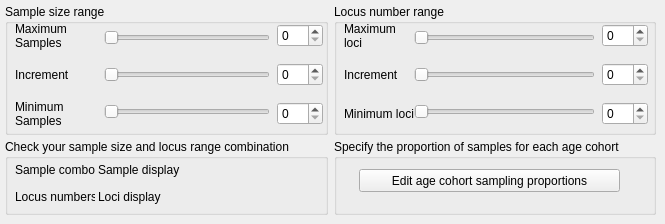
        <widget class="QWidget" name="tab_5">
         <attribute name="title">
          <string>Sampling Strategy specification</string>
         </attribute>
         <widget class="QWidget" name="layoutWidget_14">
          <property name="geometry">
           <rect>
            <x>5</x>
            <y>4</y>
            <width>651</width>
            <height>131</height>
           </rect>
          </property>
          <layout class="QHBoxLayout" name="horizontalLayout_35">
           <item>
            <widget class="QGroupBox" name="groupBox_29">
             <property name="title">
              <string>Sample size range</string>
             </property>
             <widget class="QWidget" name="">
              <property name="geometry">
               <rect>
                <x>272</x>
                <y>10</y>
                <width>46</width>
                <height>121</height>
               </rect>
              </property>
              <layout class="QVBoxLayout" name="verticalLayout_14">
               <item>
                <widget class="QSpinBox" name="spinBox_41"/>
               </item>
               <item>
                <widget class="QSpinBox" name="spinBox_42"/>
               </item>
               <item>
                <widget class="QSpinBox" name="spinBox_40"/>
               </item>
              </layout>
             </widget>
             <widget class="QWidget" name="">
              <property name="geometry">
               <rect>
                <x>10</x>
                <y>15</y>
                <width>91</width>
                <height>111</height>
               </rect>
              </property>
              <layout class="QVBoxLayout" name="verticalLayout_16">
               <item>
                <widget class="QLabel" name="label_62">
                 <property name="text">
                  <string>Maximum Samples</string>
                 </property>
                 <property name="wordWrap">
                  <bool>true</bool>
                 </property>
                </widget>
               </item>
               <item>
                <widget class="QLabel" name="label_63">
                 <property name="text">
                  <string>Increment</string>
                 </property>
                 <property name="wordWrap">
                  <bool>true</bool>
                 </property>
                </widget>
               </item>
               <item>
                <widget class="QLabel" name="label_61">
                 <property name="text">
                  <string>Minimum Samples</string>
                 </property>
                 <property name="wordWrap">
                  <bool>true</bool>
                 </property>
                </widget>
               </item>
              </layout>
             </widget>
             <widget class="QWidget" name="">
              <property name="geometry">
               <rect>
                <x>99</x>
                <y>10</y>
                <width>166</width>
                <height>121</height>
               </rect>
              </property>
              <layout class="QVBoxLayout" name="verticalLayout_15">
               <item>
                <widget class="QSlider" name="horizontalSlider_49">
                 <property name="orientation">
                  <enum>Qt::Horizontal</enum>
                 </property>
                </widget>
               </item>
               <item>
                <widget class="QSlider" name="horizontalSlider_50">
                 <property name="orientation">
                  <enum>Qt::Horizontal</enum>
                 </property>
                </widget>
               </item>
               <item>
                <widget class="QSlider" name="horizontalSlider_48">
                 <property name="orientation">
                  <enum>Qt::Horizontal</enum>
                 </property>
                </widget>
               </item>
              </layout>
             </widget>
            </widget>
           </item>
           <item>
            <widget class="QGroupBox" name="groupBox_30">
             <property name="title">
              <string>Locus number range</string>
             </property>
             <widget class="QWidget" name="">
              <property name="geometry">
               <rect>
                <x>80</x>
                <y>10</y>
                <width>181</width>
                <height>121</height>
               </rect>
              </property>
              <layout class="QVBoxLayout" name="verticalLayout_18">
               <item>
                <widget class="QSlider" name="horizontalSlider_52">
                 <property name="orientation">
                  <enum>Qt::Horizontal</enum>
                 </property>
                </widget>
               </item>
               <item>
                <widget class="QSlider" name="horizontalSlider_53">
                 <property name="orientation">
                  <enum>Qt::Horizontal</enum>
                 </property>
                </widget>
               </item>
               <item>
                <widget class="QSlider" name="horizontalSlider_51">
                 <property name="orientation">
                  <enum>Qt::Horizontal</enum>
                 </property>
                </widget>
               </item>
              </layout>
             </widget>
             <widget class="QWidget" name="">
              <property name="geometry">
               <rect>
                <x>268</x>
                <y>10</y>
                <width>46</width>
                <height>121</height>
               </rect>
              </property>
              <layout class="QVBoxLayout" name="verticalLayout_17">
               <item>
                <widget class="QSpinBox" name="spinBox_44"/>
               </item>
               <item>
                <widget class="QSpinBox" name="spinBox_45"/>
               </item>
               <item>
                <widget class="QSpinBox" name="spinBox_43"/>
               </item>
              </layout>
             </widget>
             <widget class="QWidget" name="">
              <property name="geometry">
               <rect>
                <x>10</x>
                <y>15</y>
                <width>71</width>
                <height>111</height>
               </rect>
              </property>
              <layout class="QVBoxLayout" name="verticalLayout_19">
               <item>
                <widget class="QLabel" name="label_65">
                 <property name="text">
                  <string>Maximum loci</string>
                 </property>
                 <property name="wordWrap">
                  <bool>true</bool>
                 </property>
                </widget>
               </item>
               <item>
                <widget class="QLabel" name="label_66">
                 <property name="text">
                  <string>Increment</string>
                 </property>
                 <property name="wordWrap">
                  <bool>true</bool>
                 </property>
                </widget>
               </item>
               <item>
                <widget class="QLabel" name="label_64">
                 <property name="text">
                  <string>Minimum loci</string>
                 </property>
                 <property name="wordWrap">
                  <bool>true</bool>
                 </property>
                </widget>
               </item>
              </layout>
             </widget>
            </widget>
           </item>
          </layout>
         </widget>
         <widget class="QWidget" name="">
          <property name="geometry">
           <rect>
            <x>5</x>
            <y>139</y>
            <width>651</width>
            <height>76</height>
           </rect>
          </property>
          <layout class="QHBoxLayout" name="horizontalLayout_32">
           <item>
            <widget class="QGroupBox" name="groupBox_8">
             <property name="title">
              <string>Check your sample size and locus range combination</string>
             </property>
             <widget class="QWidget" name="layoutWidget_13">
              <property name="geometry">
               <rect>
                <x>10</x>
                <y>19</y>
                <width>301</width>
                <height>51</height>
               </rect>
              </property>
              <layout class="QVBoxLayout" name="verticalLayout_11">
               <property name="spacing">
                <number>3</number>
               </property>
               <item>
                <layout class="QHBoxLayout" name="horizontalLayout_9">
                 <item>
                  <widget class="QLabel" name="label_21">
                   <property name="minimumSize">
                    <size>
                     <width>80</width>
                     <height>0</height>
                    </size>
                   </property>
                   <property name="maximumSize">
                    <size>
                     <width>80</width>
                     <height>16777215</height>
                    </size>
                   </property>
                   <property name="text">
                    <string>Sample combos:</string>
                   </property>
                  </widget>
                 </item>
                 <item>
                  <widget class="QLabel" name="label_23">
                   <property name="text">
                    <string>Sample display</string>
                   </property>
                  </widget>
                 </item>
                </layout>
               </item>
               <item>
                <layout class="QHBoxLayout" name="horizontalLayout_33">
                 <item>
                  <widget class="QLabel" name="label_22">
                   <property name="minimumSize">
                    <size>
                     <width>80</width>
                     <height>0</height>
                    </size>
                   </property>
                   <property name="maximumSize">
                    <size>
                     <width>80</width>
                     <height>16777215</height>
                    </size>
                   </property>
                   <property name="text">
                    <string>Locus numbers:</string>
                   </property>
                  </widget>
                 </item>
                 <item>
                  <widget class="QLabel" name="label_24">
                   <property name="text">
                    <string>Loci display</string>
                   </property>
                  </widget>
                 </item>
                </layout>
               </item>
              </layout>
             </widget>
            </widget>
           </item>
           <item>
            <widget class="QGroupBox" name="groupBox_7">
             <property name="title">
              <string>Specify the proportion of samples for each age cohort</string>
             </property>
             <widget class="QPushButton" name="pushButton_15">
              <property name="geometry">
               <rect>
                <x>25</x>
                <y>30</y>
                <width>261</width>
                <height>23</height>
               </rect>
              </property>
              <property name="text">
               <string>Edit age cohort sampling proportions</string>
              </property>
             </widget>
            </widget>
           </item>
          </layout>
         </widget>
        </widget>
